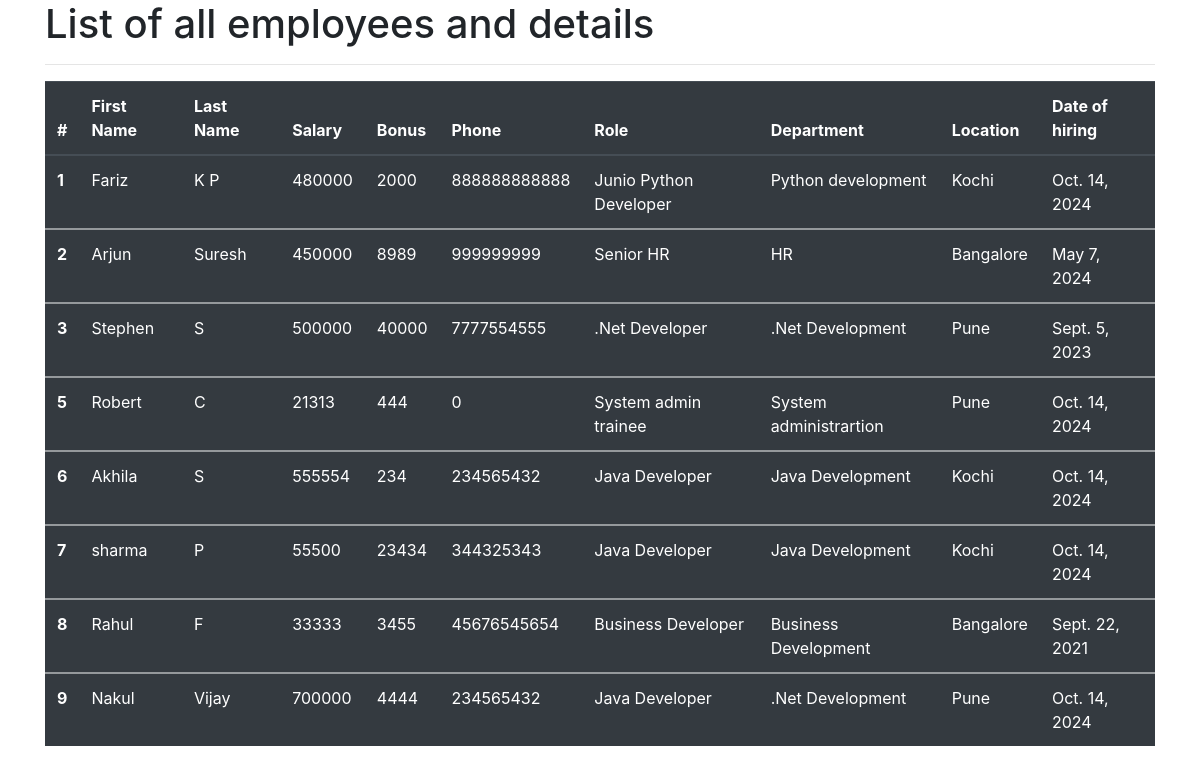
The page /all_emp on the database as committed earlier.
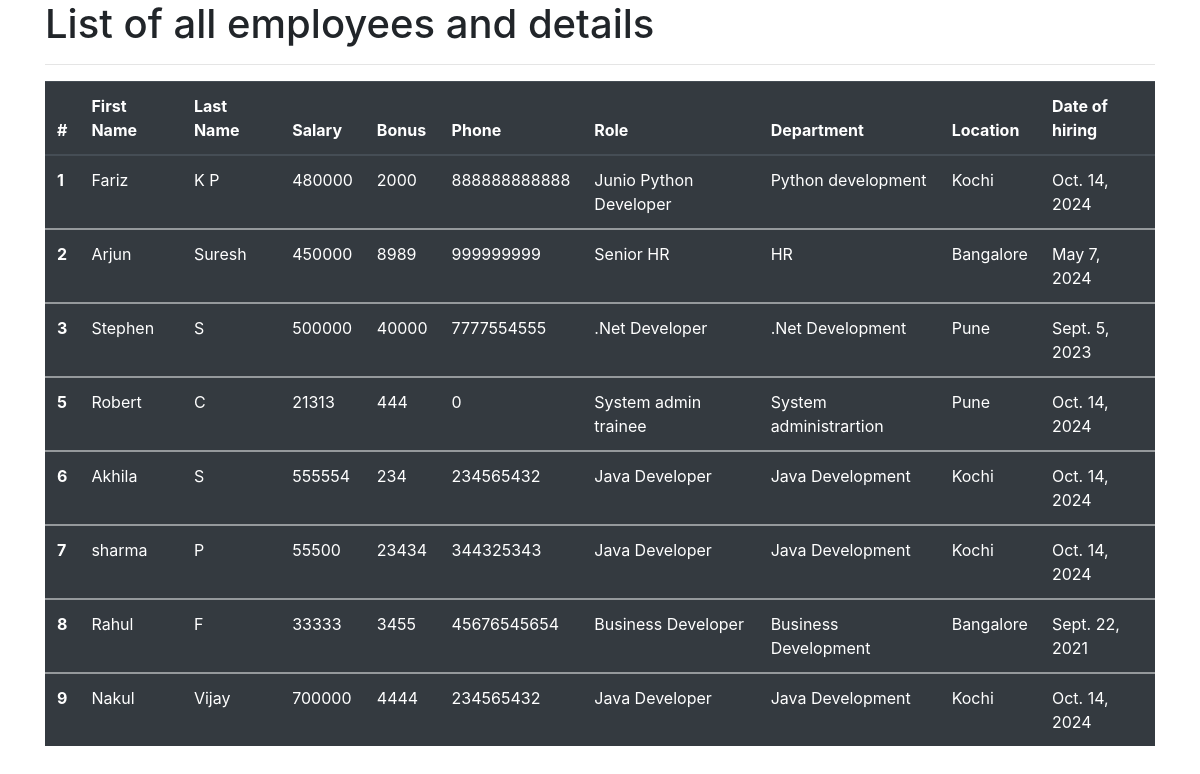
The same page on the database as committed later.
### emp_app/models.py (models this page shows, shortened)
class Employee(models.Model):
    first_name=models.CharField(max_length=100,null=False)
    last_name=models.CharField(max_length=100)
    dept=models.ForeignKey(Department,on_delete=models.CASCADE)
    salary=models.IntegerField(default=0)
    bonus=models.IntegerField(default=0)
    role=models.ForeignKey(Role,on_delete=models.CASCADE)
    phone=models.IntegerField(default=0)
    hire_date=models.DateField()
    def __str__(self):
        return "%s %s %s" %(self.first_name,self.last_name,self.phone )

class Role(models.Model):
    name=models.CharField(max_length=100,null=False)

class Department(models.Model):
    name=models.CharField(max_length=100,null=False)
    location=models.CharField(max_length=100)

### emp_app/views.py (the view)
# urls.py: path('all_emp',views.all_emp,name='index'),
def all_emp(request):
    emps=Employee.objects.all()
    context={
        'emps':emps
    }
    print(context)
    return render(request,'all_emp.html',context)

### emp_app/templates/all_emp.html (shortened to what this page needs)
<!doctype html>
<html lang="en">
  <head>
    <link rel="stylesheet" href="https://cdn.jsdelivr.net/npm/bootstrap@4.4.1/dist/css/bootstrap.min.css">
  </head>
  <body>
    <div class="container">
        <h1>List of all employees and details</h1>
        <hr>
        <table class="table table-dark table-stripped">
            <thead>
              <tr>
                <th scope="col">#</th>
                <th scope="col">First Name</th>
                <th scope="col">Last Name</th>
                <th scope="col">Salary</th>
                <th scope="col">Bonus</th>
                <th scope="col">Phone</th>
                <th scope="col">Role</th>
                <th scope="col">Department</th>
                <th scope="col">Location</th>
                <th scope="col">Date of hiring</th>
              </tr>
            </thead>
            {% for emp in emps%}
            <tbody>
              <tr>
                <th scope="row">{{emp.id}}</th>
                <td>{{emp.first_name}}</td>
                <td>{{emp.last_name}}</td>
                <td>{{emp.salary}}</td>
                <td>{{emp.bonus}}</td>
                <td>{{emp.phone}}</td>
                <td>{{emp.role.name}}</td>
                <td>{{emp.dept.name}}</td>
                <td>{{emp.dept.location}}</td>
                <td>{{emp.hire_date}}</td>
              </tr>
            </tbody>
            {% endfor %}
          </table>
    </div>
  </body>
</html>

Rows that differ between the two databases and show on the page:
changed Employee "Nakul": dept.name ".Net Development" → "Java Development"; dept.location "Pune" → "Kochi"
